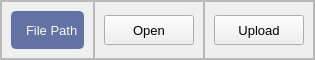
                        <widget class="QFrame" name="row_9">
                         <property name="maximumSize">
                          <size>
                           <width>16777215</width>
                           <height>60</height>
                          </size>
                         </property>
                         <property name="frameShape">
                          <enum>QFrame::StyledPanel</enum>
                         </property>
                         <property name="frameShadow">
                          <enum>QFrame::Raised</enum>
                         </property>
                         <layout class="QHBoxLayout" name="horizontalLayout_19">
                          <property name="spacing">
                           <number>0</number>
                          </property>
                          <property name="leftMargin">
                           <number>0</number>
                          </property>
                          <property name="topMargin">
                           <number>0</number>
                          </property>
                          <property name="rightMargin">
                           <number>0</number>
                          </property>
                          <property name="bottomMargin">
                           <number>0</number>
                          </property>
                          <item>
                           <widget class="QFrame" name="frame">
                            <property name="frameShape">
                             <enum>QFrame::StyledPanel</enum>
                            </property>
                            <property name="frameShadow">
                             <enum>QFrame::Raised</enum>
                            </property>
                            <layout class="QHBoxLayout" name="horizontalLayout_17">
                             <item>
                              <widget class="QLabel" name="cust_file_path_lable">
                               <property name="minimumSize">
                                <size>
                                 <width>0</width>
                                 <height>30</height>
                                </size>
                               </property>
                               <property name="font">
                                <font>
                                 <pointsize>10</pointsize>
                                </font>
                               </property>
                               <property name="styleSheet">
                                <string notr="true">background-color: #6272a4;
																  border-radius: 5px;
																  border: 2px solid #6272a4;
																  padding-left: 10px;
																  selection-color: rgb(255, 255, 255);
																  selection-background-color: rgb(255, 121, 198);
																  color: #f8f8f2;
															  </string>
                               </property>
                               <property name="text">
                                <string>File Path</string>
                               </property>
                              </widget>
                             </item>
                            </layout>
                           </widget>
                          </item>
                          <item>
                           <widget class="QFrame" name="frame_6">
                            <property name="minimumSize">
                             <size>
                              <width>100</width>
                              <height>0</height>
                             </size>
                            </property>
                            <property name="maximumSize">
                             <size>
                              <width>120</width>
                              <height>16777215</height>
                             </size>
                            </property>
                            <property name="frameShape">
                             <enum>QFrame::StyledPanel</enum>
                            </property>
                            <property name="frameShadow">
                             <enum>QFrame::Raised</enum>
                            </property>
                            <layout class="QHBoxLayout" name="horizontalLayout_18">
                             <item>
                              <widget class="QPushButton" name="open_file_btn">
                               <property name="minimumSize">
                                <size>
                                 <width>90</width>
                                 <height>30</height>
                                </size>
                               </property>
                               <property name="font">
                                <font>
                                 <pointsize>10</pointsize>
                                </font>
                               </property>
                               <property name="cursor">
                                <cursorShape>PointingHandCursor</cursorShape>
                               </property>
                               <property name="text">
                                <string>Open</string>
                               </property>
                               <property name="icon">
                                <iconset resource="../resources.qrc">
                                 <normaloff>:/icons/images/icons/cil-folder-open.png</normaloff>:/icons/images/icons/cil-folder-open.png</iconset>
                               </property>
                              </widget>
                             </item>
                            </layout>
                           </widget>
                          </item>
                          <item>
                           <widget class="QFrame" name="frame_5">
                            <property name="minimumSize">
                             <size>
                              <width>100</width>
                              <height>0</height>
                             </size>
                            </property>
                            <property name="maximumSize">
                             <size>
                              <width>120</width>
                              <height>16777215</height>
                             </size>
                            </property>
                            <property name="frameShape">
                             <enum>QFrame::StyledPanel</enum>
                            </property>
                            <property name="frameShadow">
                             <enum>QFrame::Raised</enum>
                            </property>
                            <layout class="QHBoxLayout" name="horizontalLayout_8">
                             <item>
                              <widget class="QPushButton" name="upload_file_btn">
                               <property name="minimumSize">
                                <size>
                                 <width>90</width>
                                 <height>30</height>
                                </size>
                               </property>
                               <property name="font">
                                <font>
                                 <pointsize>10</pointsize>
                                </font>
                               </property>
                               <property name="cursor">
                                <cursorShape>PointingHandCursor</cursorShape>
                               </property>
                               <property name="text">
                                <string>Upload</string>
                               </property>
                               <property name="icon">
                                <iconset resource="../resources.qrc">
                                 <normaloff>:/icons/images/icons/upload.svg</normaloff>:/icons/images/icons/upload.svg</iconset>
                               </property>
                              </widget>
                             </item>
                            </layout>
                           </widget>
                          </item>
                         </layout>
                        </widget>
